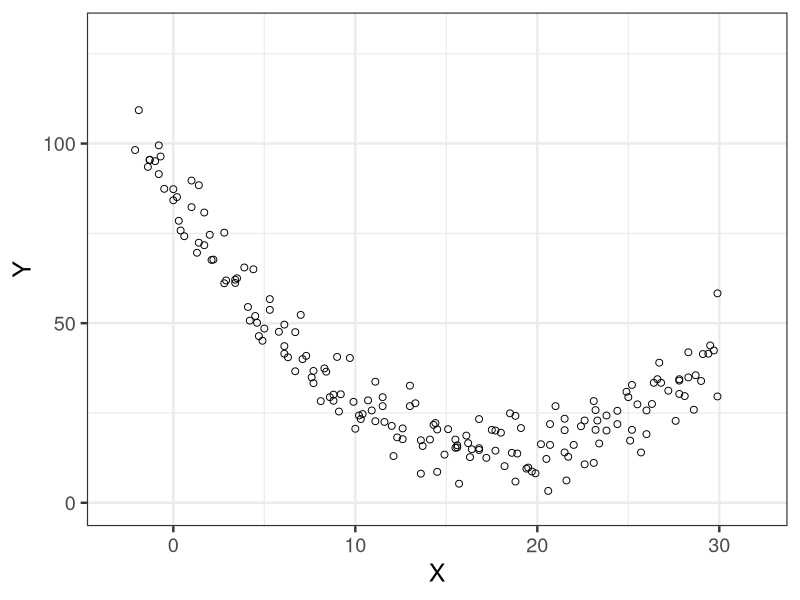

The R script that drew this image:
library(ggplot2)

d <- read.csv(file='input/data-aircon.txt')
p <- ggplot(data=d, aes(x=X, y=Y)) +
  theme_bw(base_size=18) +
  geom_point(shape=1, size=2) +
  labs(x='X', y='Y') +
  scale_x_continuous(limits=c(-3, 32)) +
  scale_y_continuous(breaks=seq(from=0, to=100, by=50), limits=c(0, 130))
ggsave(file='output/fig7-5-left.png', plot=p, dpi=300, w=4, h=3)
